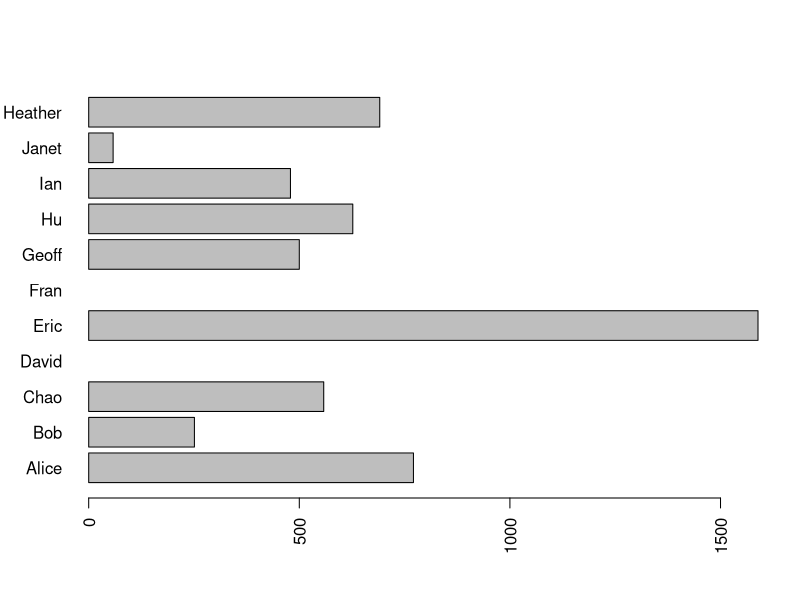

Recreate this plot in R.
## ---- chunk 1
require("data.table")
sampleDT <- read.table("people-data.csv", # The people-data.csv file from the current working directory 
                       header = T, # Our CSV file has column header information in the first line
                       sep=",", # Our CSV file uses a comma to separate each column
                       stringsAsFactors = F, # false so that each column is loaded as a set of strings
                       colClasses=c("Followers"="numeric", "Dog.person"="factor")
)
head(sampleDT)
## ---- chunk 2
summary(sampleDT$Followers)
## ---- chunk 3
    par(las=2) # Want the titles to be horizontal
    barplot( sampleDT$Followers, horiz=TRUE, names.arg = sampleDT$Person)
## ---- chunk 4
provinceUniqueSorted <- sort(unique(sampleDT$Province))
cat(provinceUniqueSorted)
## ---- chunk 5

sampleDT[,6] <- as.numeric(gsub(",", "", sampleDT[,6]), ignore.na=T)

